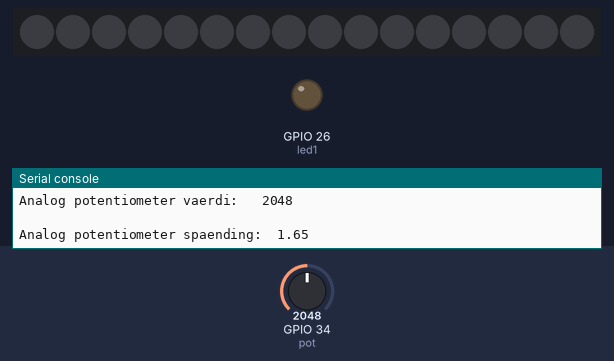
Simulated run of this program. Board: ESP32 board running MicroPython. On the bench: 16 RGB LEDs in strip order, left to right, output pins drawn as LEDs (lit = HIGH), the last lines printed to the serial console. Dashed ring = blinking. Inputs (shaded band) come from the test bench; at power-on: GPIO 34 (pot) = 2048 (analog values on the 0–4095 scale).

Above: at 2.6 s.
2.7 s: GPIO 34 (pot) set to 3603
At 4.4 s:
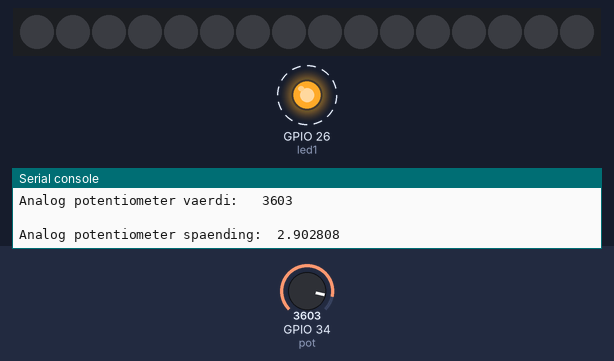
7.1 s: GPIO 34 (pot) set to 491
At 8.0 s:
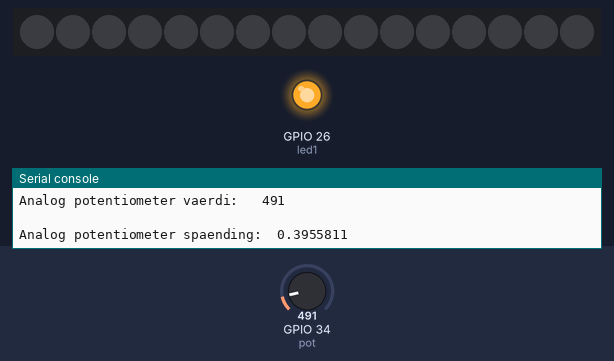
12.4 s: GPIO 34 (pot) set to 2866
18.5 s: GPIO 34 (pot) set to 3040
23.2 s: GPIO 34 (pot) set to 2960
Timing chart, 0 to 28.7 s (numbered marks = the images above; inputs shaded):
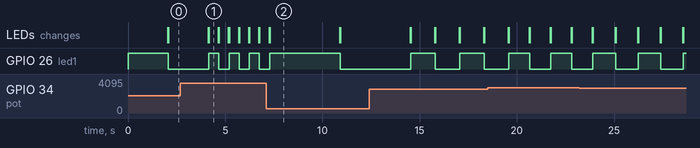

The program:

_velse_2.1.py
```python
from machine import Pin, ADC
from time import sleep_ms
from neopixel import NeoPixel
#atten er sensitiviteten for potmeteret, tjek dokumentation for anden følsomhed
pot = ADC(Pin(34, Pin.IN),atten=3)
pot.atten(ADC.ATTN_11DB)
pot.width(ADC.WIDTH_12BIT)
led1 = Pin(26, Pin.OUT, value=0)
n = 16
p = 25
np = NeoPixel(Pin(p, Pin.OUT), n)
def set_color(r, g, b):
    for i in range(n):
        np[i] = (r, g, b)
    np.write()
def clear():
    for i in range(n):
        np[i] = (0, 0, 0)
    np.write()
while True:
    pot_val = pot.read()
    #udregner spændingen, da vi potmeteret går fra 0-4096 og vi arbejder med 3.3v
    spaending = pot_val * (3.3/4096)
    print("Analog potentiometer vaerdi:	", pot_val)
    print("\nAnalog potentiometer spaending: ", spaending)
    led1.value(not led1.value())
    sleep_ms(4096-pot_val) #nu er den inverted, så desto højere den er hurtigere er den

    if pot_val < 500:
        set_color(255,0,0)
        sleep_ms(25)
        clear()
                    #man kan anvende 'and' funktion i stedet for !=
                    #pot_val in range(1501, 3001)
    elif pot_val > 1500 != pot_val < 3000:
        set_color(255,255,0)
        sleep_ms(25)
        clear()
    elif pot_val > 3000:
        set_color(0,255,0)
        sleep_ms(25)
        clear()
        
```

Measured:
- by itself, GPIO 26 (led1): alternates HIGH for 1.3 s and LOW for 1.3 s
- what the display in image 1 shows lasts 0.4 s, from 4.2 s to 4.6 s
- what the display in image 2 shows lasts 3.6 s, from 7.3 s to 10.9 s
